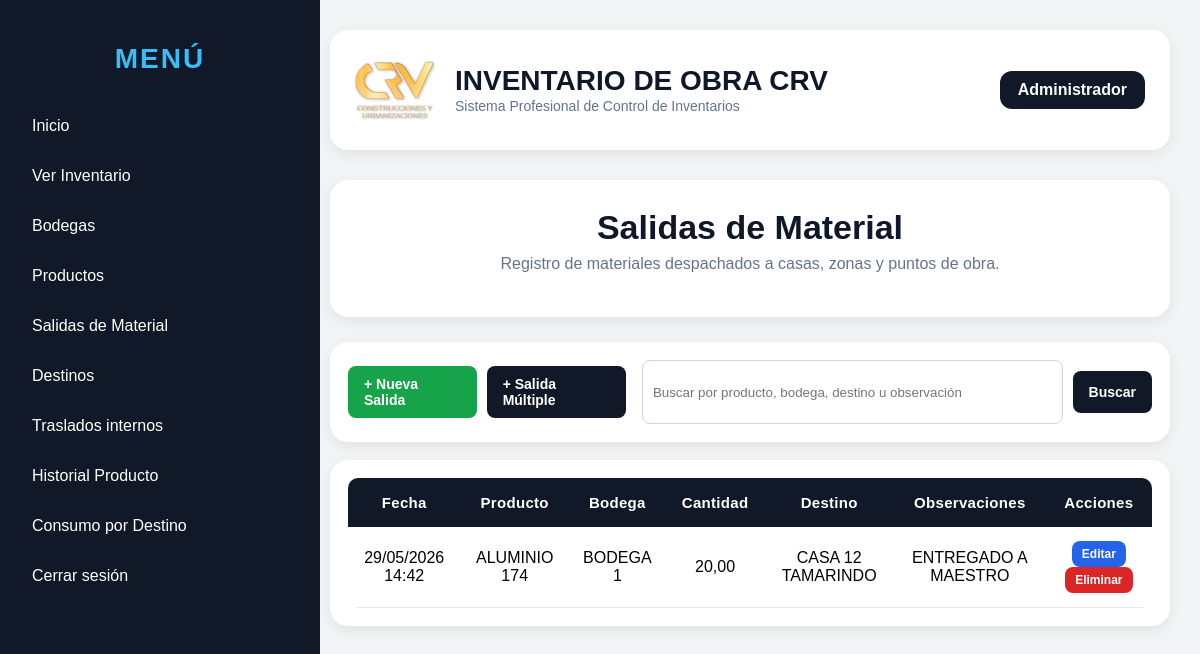
Page /movimientos (signed in) on the earlier database version.
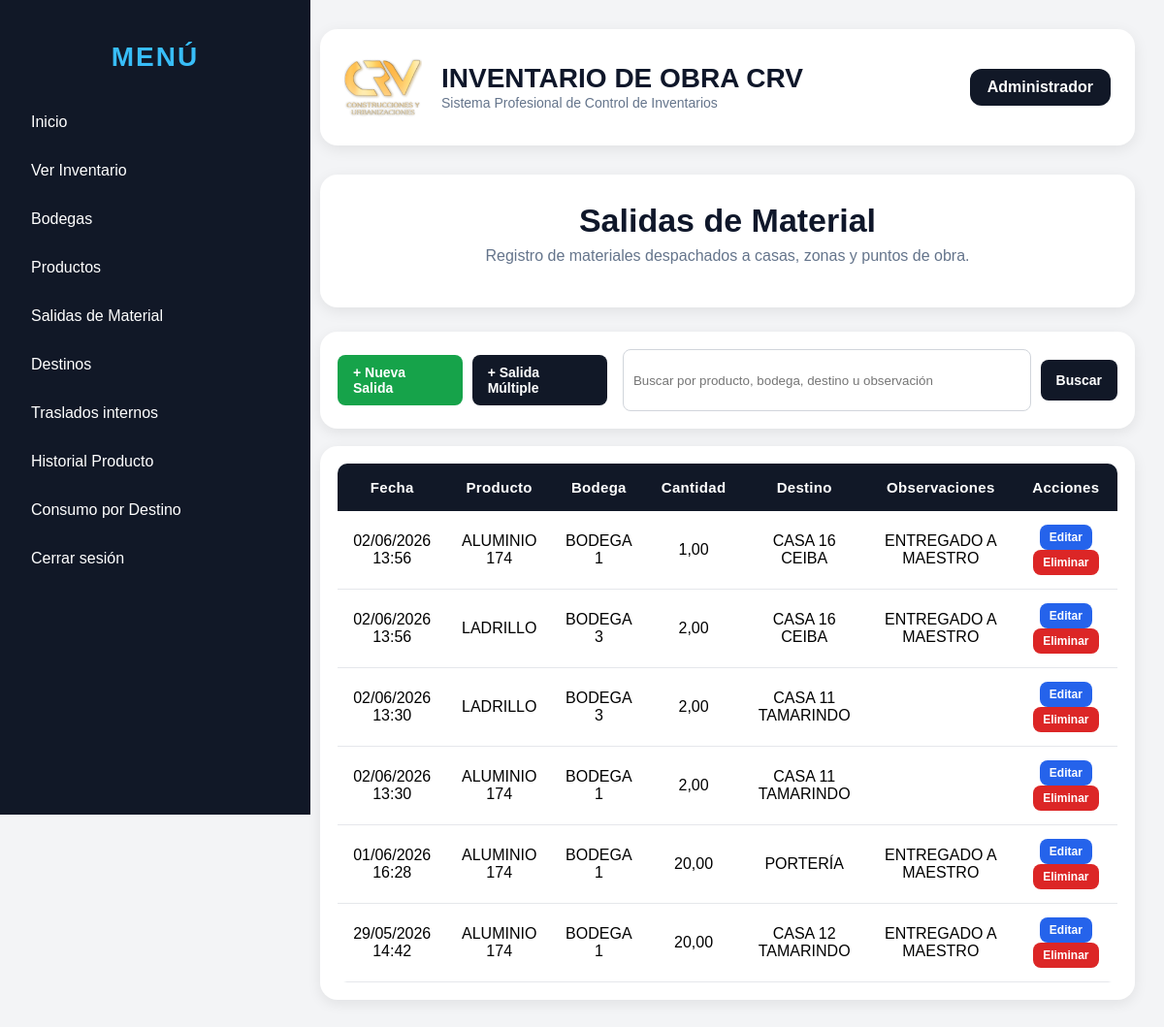
Same page on the later database version.
### models/movimiento.py (models this page shows)
class Movimiento(db.Model):
    __tablename__ = "movimientos"
    id = db.Column(db.Integer, primary_key=True)
    producto_id = db.Column(db.Integer, db.ForeignKey('productos.id'), nullable=False)
    obra_id = db.Column(db.Integer, db.ForeignKey('obras.id'), nullable=False)
    tipo = db.Column(db.String(20), nullable=False)
    cantidad = db.Column(db.Float, nullable=False)
    destino_id = db.Column(db.Integer, db.ForeignKey("destinos.id"))
    observaciones = db.Column(db.String(255))
    fecha = db.Column(db.DateTime, default=datetime.utcnow)
    producto = db.relationship("Producto")
    obra = db.relationship("Obra")
    destino = db.relationship("Destino")

### models/producto.py (models this page shows)
class Producto(db.Model):
    __tablename__ = "productos"
    id = db.Column(db.Integer, primary_key=True)
    codigo = db.Column(db.String(50), unique=True, nullable=False)
    nombre = db.Column(db.String(150), nullable=False)
    categoria = db.Column(db.String(100))
    unidad = db.Column(db.String(50))
    stock = db.Column(db.Float, default=0)
    stock_minimo = db.Column(db.Float, default=0)
    precio = db.Column(db.Float, default=0)
    activo = db.Column(db.Boolean, default=True)

### models/obra.py (models this page shows)
class Obra(db.Model):
    __tablename__ = "obras"
    id = db.Column(db.Integer, primary_key=True)
    nombre = db.Column(db.String(150), nullable=False)
    ubicacion = db.Column(db.String(150))
    responsable = db.Column(db.String(100))
    estado = db.Column(db.String(30), default="ACTIVA")

### models/destino.py (models this page shows)
class Destino(db.Model):
    __tablename__ = "destinos"
    id = db.Column(db.Integer, primary_key=True)
    nombre = db.Column(db.String(150), nullable=False, unique=True)
    sector = db.Column(db.String(100))
    estado = db.Column(db.String(20), default="ACTIVO")
    activo = db.Column(db.Boolean, default=True)

### routes/movimientos.py (the view, shortened to what this page needs)
@movimientos_bp.route("/movimientos")
@login_required
def listar_movimientos():
    buscar = request.args.get("buscar", "").strip()
    query = Movimiento.query.filter_by(tipo="SALIDA")
    movimientos = query.order_by(Movimiento.fecha.desc()).all()
    return render_template(
        "movimientos/lista.html",
        movimientos=movimientos
    )

### templates/movimientos/lista.html (shortened to what this page needs)
{% extends "base.html" %}
{% block content %}
<div class="page-header-card">
    <h1>Salidas de Material</h1>
    <p>Registro de materiales despachados a casas, zonas y puntos de obra.</p>
</div>
<div class="movimientos-toolbar no-print">
    <div style="display:flex; gap:10px;">
        <a class="btn btn-success" href="/movimientos/nuevo">
            + Nueva Salida
        </a>
        <a class="btn btn-dark" href="/movimientos/nuevo-multiple">
            + Salida Múltiple
        </a>
    </div>
    <form method="GET" class="movimientos-search">
        <input
            type="text"
            name="buscar"
            placeholder="Buscar por producto, bodega, destino u observación"
            value="{{ request.args.get('buscar', '') }}"
        >
        <button type="submit" class="btn btn-dark">
            Buscar
        </button>
    </form>
</div>
<div class="movimientos-table-card">
    <table class="movimientos-table">
        <tr>
            <th>Fecha</th>
            <th>Producto</th>
            <th>Bodega</th>
            <th>Cantidad</th>
            <th>Destino</th>
            <th>Observaciones</th>
            <th>Acciones</th>
        </tr>
        {% for m in movimientos %}
        <tr>
            <td>
                {{ m.fecha.strftime('%d/%m/%Y %H:%M') }}
            </td>
            <td>{{ m.producto.nombre if m.producto else "SIN PRODUCTO" }}</td>
            <td>{{ m.obra.nombre if m.obra else "SIN BODEGA" }}</td>
            <td>
                {{ "{:,.2f}".format(m.cantidad).replace(",", "X").replace(".", ",").replace("X", ".") }}
            </td>
            <td>
                {% if m.destino %}
                    {{ m.destino.nombre }}
                {% else %}
                    SIN DESTINO
                {% endif %}
            </td>
            <td>{{ m.observaciones }}</td>
            <td>
                {% if current_user.rol == "ADMIN" %}
                <a class="btn btn-small btn-edit" href="/movimientos/editar/{{ m.id }}">
                    Editar
                </a>
                <a href="/movimientos/eliminar/{{ m.id }}"
                class="btn btn-small btn-danger"
                onclick="return confirm('¿Desea eliminar esta salida de material?')">
                    Eliminar
                </a>
                {% endif %}
        </tr>
        {% endfor %}
    </table>
</div>
{% endblock %}

Differences in the rows shown:
added Movimiento: fecha "02/06/2026 13:56", producto "ALUMINIO 174", obra "BODEGA 1", cantidad "1,00", destino.nombre "CASA 16 CEIBA", observaciones "ENTREGADO A MAESTRO"
added Movimiento: fecha "02/06/2026 13:56", producto "LADRILLO", obra "BODEGA 3", cantidad "2,00", destino.nombre "CASA 16 CEIBA", observaciones "ENTREGADO A MAESTRO"
added Movimiento: fecha "02/06/2026 13:30", producto "LADRILLO", obra "BODEGA 3", cantidad "2,00", destino.nombre "CASA 11 TAMARINDO"
added Movimiento: fecha "02/06/2026 13:30", producto "ALUMINIO 174", obra "BODEGA 1", cantidad "2,00", destino.nombre "CASA 11 TAMARINDO"
added Movimiento: fecha "01/06/2026 16:28", producto "ALUMINIO 174", obra "BODEGA 1", cantidad "20,00", destino.nombre "PORTERÍA", observaciones "ENTREGADO A MAESTRO"
